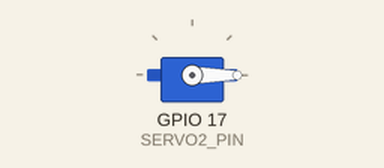
This sketch was run on a simulated ESP32. Parts: servo. What the sketch prints to the serial monitor is not drawn.

Above: at 1.05 s.
Timing chart, 0 to 5.6 s (numbered marks = the images above):
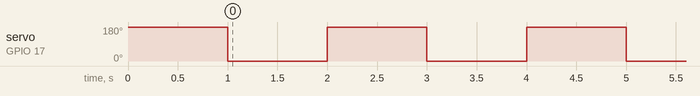

Measured:
- by itself, servo on GPIO 17 (SERVO2_PIN): alternates 180° for 1.0 s and 0° for 1.0 s

The sketch:

test_servo2.ino
```cpp
// ===== TEST SERVO 2 =====
// Servo moves: 180° → 0° → 180° (loop forever, 5 seconds interval)

#include <ESP32Servo.h>

// [HARDWARE COMPONENTS]
// - 1x Servo motor

// [PIN CONNECTIONS]
#define SERVO2_PIN 17  // Servo 2 connected to GPIO 17

// [TIMING REQUIREMENTS]
#define DELAY_TIME 1000  // 5 seconds between movements

Servo servo2;

void setup() {
  Serial.begin(115200);
  Serial.println("=== SERVO 2 TEST ===");

  // Initialize servo
  ESP32PWM::allocateTimer(0);
  servo2.setPeriodHertz(50);
  servo2.attach(SERVO2_PIN, 500, 2500);

  // Start at 180°
  servo2.write(180);
  Serial.println("Servo initialized at 180°");
  delay(1000);
}

void loop() {
  // Move to 0°
  Serial.println("Moving to 0°...");
  servo2.write(0);
  delay(DELAY_TIME);

  // Move to 180°
  Serial.println("Moving to 180°...");
  servo2.write(180);
  delay(DELAY_TIME);
}
```
